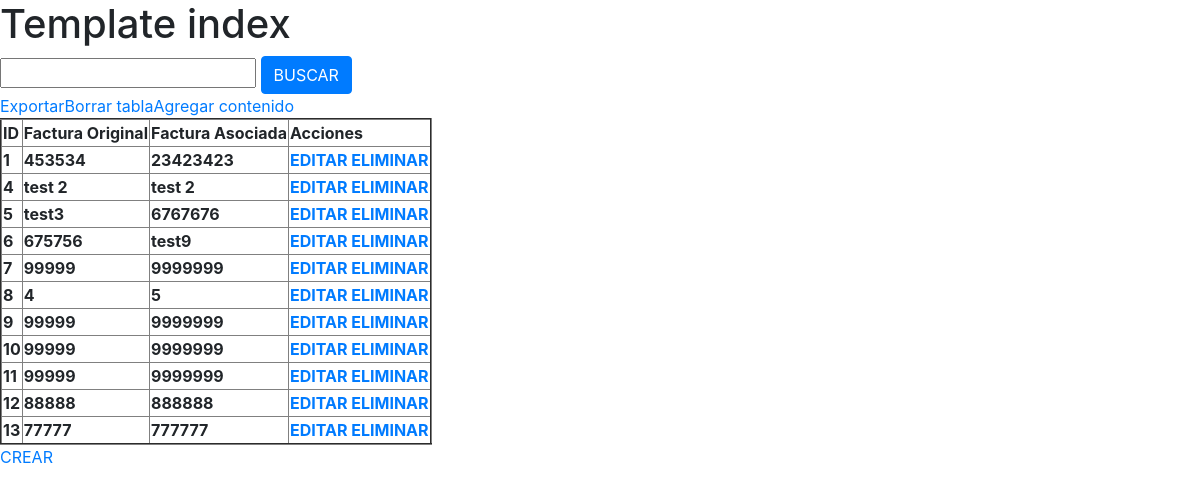
The page / on the database its author committed.
### reports/models.py (models this page shows, shortened)
class AssociateBill(models.Model):
    id = models.AutoField(primary_key = True)
    bill1 = models.CharField(max_length = 100)
    bill2 = models.CharField(max_length = 200)

### reports/views.py (the view)
# urls.py: path('', start, name = 'index'),
def start(request):
    data = AssociateBill.objects.all()
    datafilter = request.GET.get('datafilter')
    if datafilter != '' and datafilter is not None:
        data = data.filter(Q(bill1__icontains=datafilter) | Q(bill2__icontains=datafilter)).distinct()
    contexto = {
        'data':data
    }
    return render(request, 'index.html', contexto)

### reports/templates/index.html (shortened to what this page needs)
<!DOCTYPE html>
<html lang="en">
<head>
    {% load bootstrap4 %}
    {% bootstrap_css %}
</head>
<body>
    {% block body %}
    <h1>Template index</h1>
    <form method='GET'>
        <input type='text' name='datafilter'></input>
        <button type="submit" class="btn btn-primary">BUSCAR</button>
    </form>
    <table border=2>
        <thead>
            <tr>
                <th>ID</th>
                <th>Factura Original</th>
                <th>Factura Asociada</th>
                <th>Acciones</th>
            </tr>
        </thead>
        <tbody>
            {% for value in data%}
            <tr>
            <th>{{value.id}}</th>
            <th>{{value.bill1}}</th>
            <th>{{value.bill2}}</th>
            <th><a href="{% url 'edit' value.id %}">EDITAR</a> <a href="{% url 'delete' value.id %}">ELIMINAR</a></th>
            </tr>
            {% endfor %}
            <a href="{% url 'export_records_csv' %}">Exportar</a>
            <a href="{% url 'delete_all_content' %}">Borrar tabla</a>
            <a href="{% url 'upload_content' %}">Agregar contenido</a>
        </tbody>
    </table>
    <a href="{% url 'create'%}">CREAR</a>
    {% endblock body %}
</body>
</html>

### rows shown on the page
AssociateBill: id "1", bill1 "453534", bill2 "23423423"
AssociateBill: id "4", bill1 "test 2", bill2 "test 2"
AssociateBill: id "5", bill1 "test3", bill2 "6767676"
AssociateBill: id "6", bill1 "675756", bill2 "test9"
AssociateBill: id "7", bill1 "99999", bill2 "9999999"
AssociateBill: id "8", bill1 "4", bill2 "5"
AssociateBill: id "9", bill1 "99999", bill2 "9999999"
AssociateBill: id "10", bill1 "99999", bill2 "9999999"
AssociateBill: id "11", bill1 "99999", bill2 "9999999"
AssociateBill: id "12", bill1 "88888", bill2 "888888"
AssociateBill: id "13", bill1 "77777", bill2 "777777"
